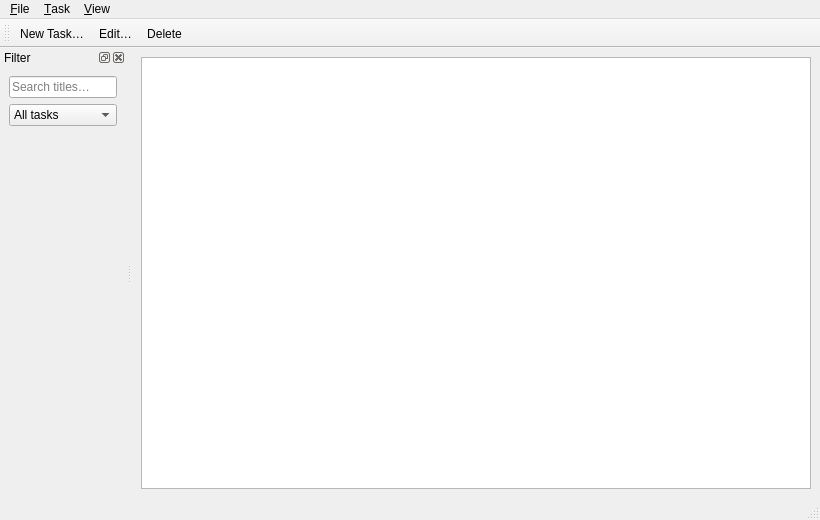
<?xml version="1.0" encoding="UTF-8"?>
<ui version="4.0">
 <class>TodoWindow</class>
 <widget class="QMainWindow" name="TodoWindow">
  <property name="geometry">
   <rect>
    <x>0</x>
    <y>0</y>
    <width>820</width>
    <height>520</height>
   </rect>
  </property>
  <property name="windowTitle">
   <string>Todo Manager (starter)</string>
  </property>
  <property name="windowIcon">
   <iconset resource="resources.qrc">
    <normaloff>:/icons/app.svg</normaloff>:/icons/app.svg</iconset>
  </property>
  <widget class="QWidget" name="centralwidget">
   <layout class="QVBoxLayout" name="centralLayout">
    <item>
     <widget class="QTableView" name="tableView">
      <property name="editTriggers">
       <set>QAbstractItemView::EditTrigger::NoEditTriggers</set>
      </property>
      <property name="alternatingRowColors">
       <bool>true</bool>
      </property>
      <property name="selectionMode">
       <enum>QAbstractItemView::SelectionMode::SingleSelection</enum>
      </property>
      <property name="selectionBehavior">
       <enum>QAbstractItemView::SelectionBehavior::SelectRows</enum>
      </property>
      <property name="sortingEnabled">
       <bool>true</bool>
      </property>
      <attribute name="horizontalHeaderStretchLastSection">
       <bool>false</bool>
      </attribute>
      <attribute name="verticalHeaderVisible">
       <bool>false</bool>
      </attribute>
     </widget>
    </item>
   </layout>
  </widget>
  <widget class="QMenuBar" name="menubar">
   <widget class="QMenu" name="menuFile">
    <property name="title">
     <string>&amp;File</string>
    </property>
    <addaction name="actionQuit"/>
   </widget>
   <widget class="QMenu" name="menuTask">
    <property name="title">
     <string>&amp;Task</string>
    </property>
    <addaction name="actionNew"/>
    <addaction name="actionEdit"/>
    <addaction name="actionDelete"/>
   </widget>
   <widget class="QMenu" name="menuView">
    <property name="title">
     <string>&amp;View</string>
    </property>
   </widget>
   <addaction name="menuFile"/>
   <addaction name="menuTask"/>
   <addaction name="menuView"/>
  </widget>
  <widget class="QToolBar" name="toolBar">
   <property name="windowTitle">
    <string>Toolbar</string>
   </property>
   <property name="toolButtonStyle">
    <enum>Qt::ToolButtonStyle::ToolButtonTextBesideIcon</enum>
   </property>
   <attribute name="toolBarArea">
    <enum>TopToolBarArea</enum>
   </attribute>
   <attribute name="toolBarBreak">
    <bool>false</bool>
   </attribute>
   <addaction name="actionNew"/>
   <addaction name="actionEdit"/>
   <addaction name="actionDelete"/>
  </widget>
  <widget class="QStatusBar" name="statusbar"/>
  <widget class="QDockWidget" name="filterDock">
   <property name="windowTitle">
    <string>Filter</string>
   </property>
   <attribute name="dockWidgetArea">
    <number>1</number>
   </attribute>
   <widget class="QWidget" name="filterDockContents">
    <layout class="QVBoxLayout" name="filterLayout">
     <item>
      <widget class="QLineEdit" name="searchEdit">
       <property name="placeholderText">
        <string>Search titles…</string>
       </property>
       <property name="clearButtonEnabled">
        <bool>true</bool>
       </property>
      </widget>
     </item>
     <item>
      <widget class="QComboBox" name="statusCombo">
       <item>
        <property name="text">
         <string>All tasks</string>
        </property>
       </item>
       <item>
        <property name="text">
         <string>Open</string>
        </property>
       </item>
       <item>
        <property name="text">
         <string>Done</string>
        </property>
       </item>
      </widget>
     </item>
     <item>
      <spacer name="filterSpacer">
       <property name="orientation">
        <enum>Qt::Orientation::Vertical</enum>
       </property>
       <property name="sizeHint" stdset="0">
        <size>
         <width>20</width>
         <height>40</height>
        </size>
       </property>
      </spacer>
     </item>
    </layout>
   </widget>
  </widget>
  <action name="actionNew">
   <property name="icon">
    <iconset resource="resources.qrc">
     <normaloff>:/icons/add.svg</normaloff>:/icons/add.svg</iconset>
   </property>
   <property name="text">
    <string>&amp;New Task…</string>
   </property>
   <property name="shortcut">
    <string>Ctrl+N</string>
   </property>
  </action>
  <action name="actionEdit">
   <property name="icon">
    <iconset resource="resources.qrc">
     <normaloff>:/icons/edit.svg</normaloff>:/icons/edit.svg</iconset>
   </property>
   <property name="text">
    <string>&amp;Edit…</string>
   </property>
   <property name="shortcut">
    <string>Ctrl+E</string>
   </property>
  </action>
  <action name="actionDelete">
   <property name="icon">
    <iconset resource="resources.qrc">
     <normaloff>:/icons/delete.svg</normaloff>:/icons/delete.svg</iconset>
   </property>
   <property name="text">
    <string>&amp;Delete</string>
   </property>
   <property name="shortcut">
    <string>Del</string>
   </property>
  </action>
  <action name="actionQuit">
   <property name="text">
    <string>&amp;Quit</string>
   </property>
   <property name="shortcut">
    <string>Ctrl+Q</string>
   </property>
  </action>
 </widget>
 <resources>
  <include location="resources.qrc"/>
 </resources>
 <connections>
  <connection>
   <sender>actionQuit</sender>
   <signal>triggered()</signal>
   <receiver>TodoWindow</receiver>
   <slot>close()</slot>
  </connection>
 </connections>
</ui>
